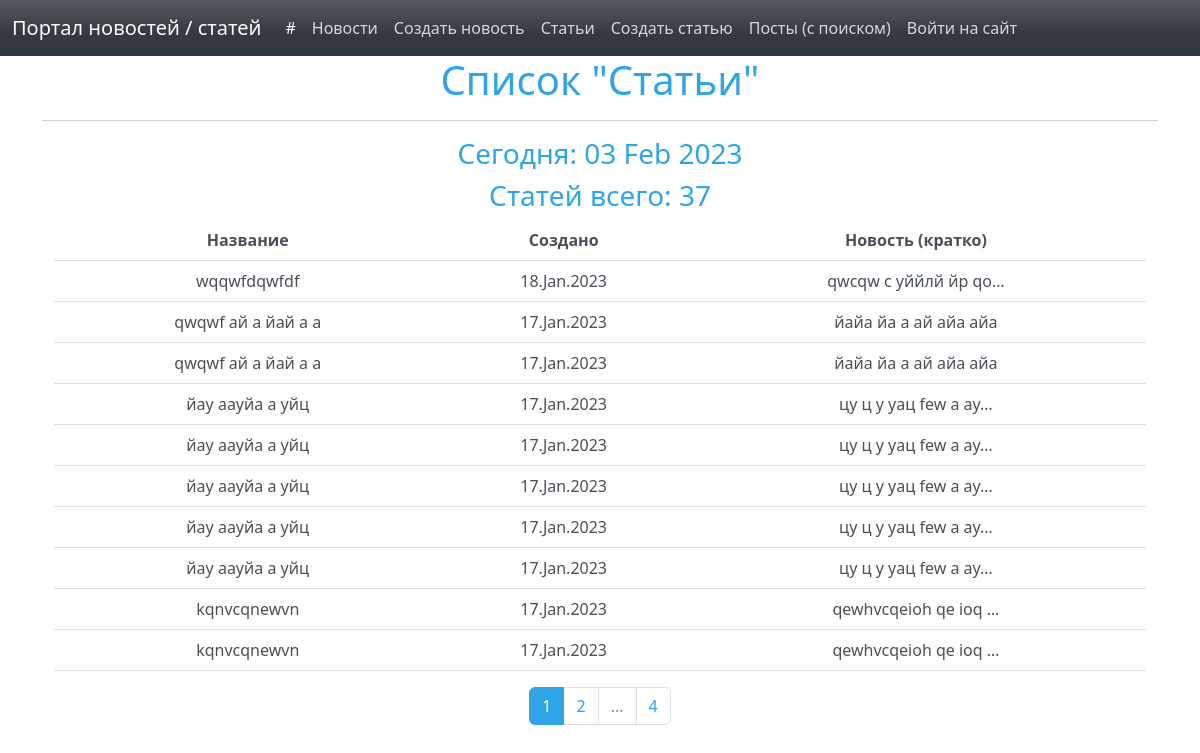
/articles/, run on an earlier commit of the app's database.
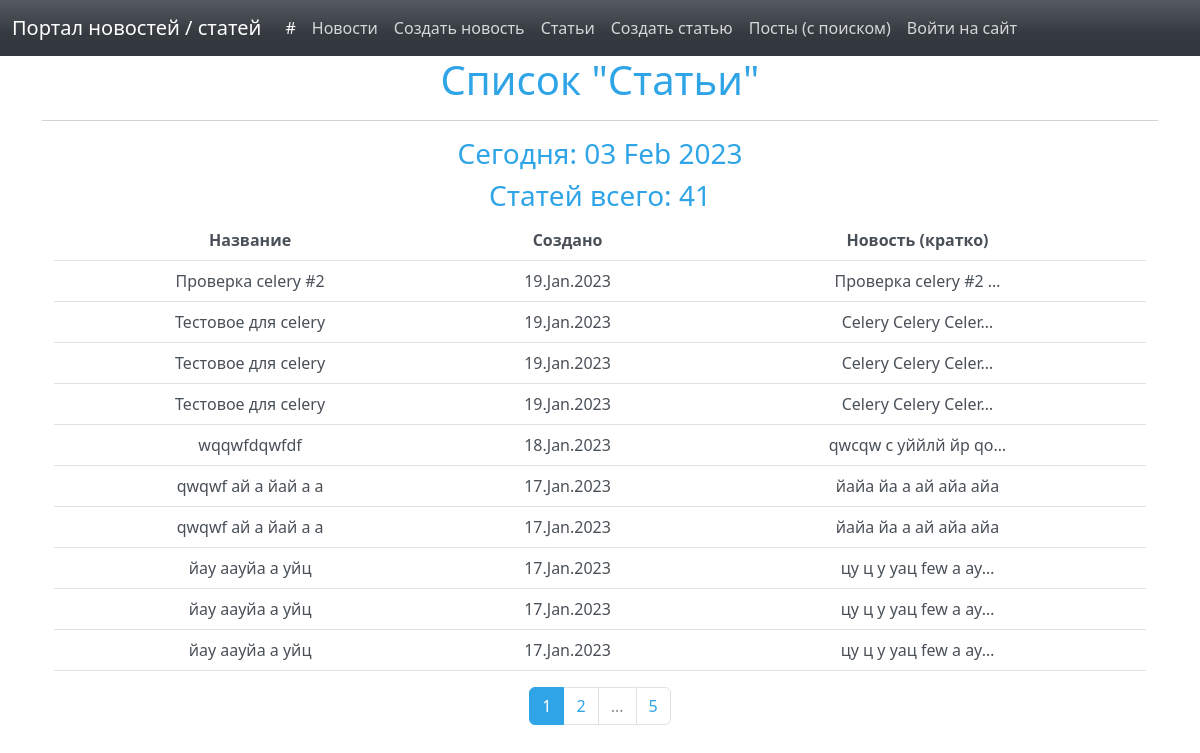
And on a later commit of the database.
### news/models.py (models this page shows, shortened)
class Post(models.Model):
    TYPES = [
        ('A', 'Article'),
        ('N', 'News')
    ]
    author = models.ForeignKey(Author, on_delete=models.CASCADE)
    post_type = models.CharField(max_length=1, choices=TYPES, default='A')
    creation = models.DateTimeField(auto_now_add=True)
    category = models.ManyToManyField(Category, through='PostCategory')
    title = models.CharField(max_length=200)
    text = models.TextField()
    rating = models.IntegerField(default=0)

### news/views.py (the view)
# urls.py: path('articles/', cache_page(60*5)(PostList.as_view()), name='arts_list'),
class PostList(ListView):
    model = Post
    ordering = '-creation'
    template_name = 'post_list.html'
    context_object_name = 'post_list'
    paginate_by = 10
    def get_context_data(self, **kwargs):
        context = super().get_context_data(**kwargs)
        if 'news' in self.request.path.split('/'):
            context['post_count'] = Post.objects.filter(post_type='N').count
            context['obj_type1'] = 'Новости'
            context['obj_type2'] = 'Новостей'
        else:
            context['post_count'] = Post.objects.filter(post_type='A').count
            context['obj_type1'] = 'Статьи'
            context['obj_type2'] = 'Статей'
        if self.request.user.is_authenticated:
            context['user_name'] = self.request.user
        return context
    def get_queryset(self):
        if 'news' in self.request.path.split('/'):
            queryset = Post.objects.order_by('-creation').filter(post_type='N')
        else:
            queryset = Post.objects.order_by('-creation').filter(post_type='A')
        self.filterset = NewsFilter(self.request.GET, queryset)
        return self.filterset.qs

### news/templatetags/custom_filters.py (called while the page is built)
@register.filter()
def censor(value):
   def isbad(word: str):
      return True if word in BAD_WORDS else False
   def replace(word: str):
      str_ = word[0]
      for i in range(1, len(word)):
         if word[i] not in string.punctuation:
            str_ += '*'
         else:
            str_ += word[i]
      return str_
   list = value.split()
   for n, word in enumerate(list):
      word2check = ""
      word = word.strip().lower()
      for i in range(len(word)):
         if word[i] not in string.punctuation:
            word2check += word[i]
      if isbad(word2check):
         list[n] = replace(list[n])
   return f'{" ".join(list)}'

### news/templatetags/custom_tags.py (called while the page is built)
@register.simple_tag()
def current_time(format_string='%d %b %Y'):
    return datetime.utcnow().strftime(format_string)

@register.simple_tag(takes_context=True)
def url_replace(context, **kwargs):
    d = context['request'].GET.copy()
    for k, v in kwargs.items():
        d[k] = v
    return d.urlencode()

### templates/post_list.html (shortened to what this page needs)
{% extends 'flatpages/default.html' %}
{% load custom_filters %}
{% load custom_tags %}
{% block content %}
<h1>Список "{{ obj_type1 }}"</h1>
   <hr>
   <h3>Сегодня: {% current_time %} </h3>
   <h3> {{ obj_type2 }} всего: {{ post_count }} </h3>
   {% if post_list %}
    <div class="container">
        <table class="table table-hover">
          <thead>
            <tr>
              <th scope="col">Название</th>
              <th scope="col">Создано</th>
              <th scope="col">Новость (кратко)</th>
            </tr>
          </thead>
  <tbody>
           {% for one in post_list %}
            <tr class="light">
               <td>{{ one.title|censor }}</td>
               <td>{{ one.creation|date:'d.M.Y' }}</td>
               <td>{{ one.text|truncatechars:20|censor }}</td>
           </tr>
           {% endfor %}
         </tbody>
       </table>
    </div>
   {% else %}
       <h2>{{ obj_type2 }} пока нет.</h2>
   {% endif %}
  <ul class="pagination">
    {% if page_obj.paginator.num_pages > 1 %}
      <li class="page-item">
        <a class="page-link active"> {{ page_obj.number }} </a>
      </li>
    {% endif %}
   {% if page_obj.has_next %}
             <li class="page-item">
       <a class="page-link" href="?{% url_replace page=page_obj.next_page_number %}">{{ page_obj.next_page_number }}</a>
                 </li>
       {% if paginator.num_pages != page_obj.next_page_number %}
      <li class="page-item">
           <a class="page-link disabled"> ... </a>
      </li>
      <li class="page-item">
           <a class="page-link" href="?{% url_replace page=page_obj.paginator.num_pages %}">{{ page_obj.paginator.num_pages }}</a>
          </li>
       {% endif %}
   {% endif %}
  </ul>
{% endblock content %}

What changed in the data, as far as the page shows it:
no longer on this page (row unchanged): Post: title|censor "йау аауйа а уйц", creation "17.Jan.2023", text|censor "цу ц у уац few а ау…"
no longer on this page (row unchanged): Post: title|censor "йау аауйа а уйц", creation "17.Jan.2023", text|censor "цу ц у уац few а ау…"
no longer on this page (row unchanged): Post: title|censor "kqnvcqnewvn", creation "17.Jan.2023", text|censor "qewhvcqeioh qe ioq …"
no longer on this page (row unchanged): Post: title|censor "kqnvcqnewvn", creation "17.Jan.2023", text|censor "qewhvcqeioh qe ioq …"
added Post: title|censor "Проверка celery #2", creation "19.Jan.2023", text|censor "Проверка celery #2 …"
added Post: title|censor "Тестовое для celery", creation "19.Jan.2023", text|censor "Celery Celery Celer…"
added Post: title|censor "Тестовое для celery", creation "19.Jan.2023", text|censor "Celery Celery Celer…"
added Post: title|censor "Тестовое для celery", creation "19.Jan.2023", text|censor "Celery Celery Celer…"
Also different on the page:
{{ post_count }}: "37" → "41"
{{ page_obj.paginator.num_pages }}: "4" → "5"
